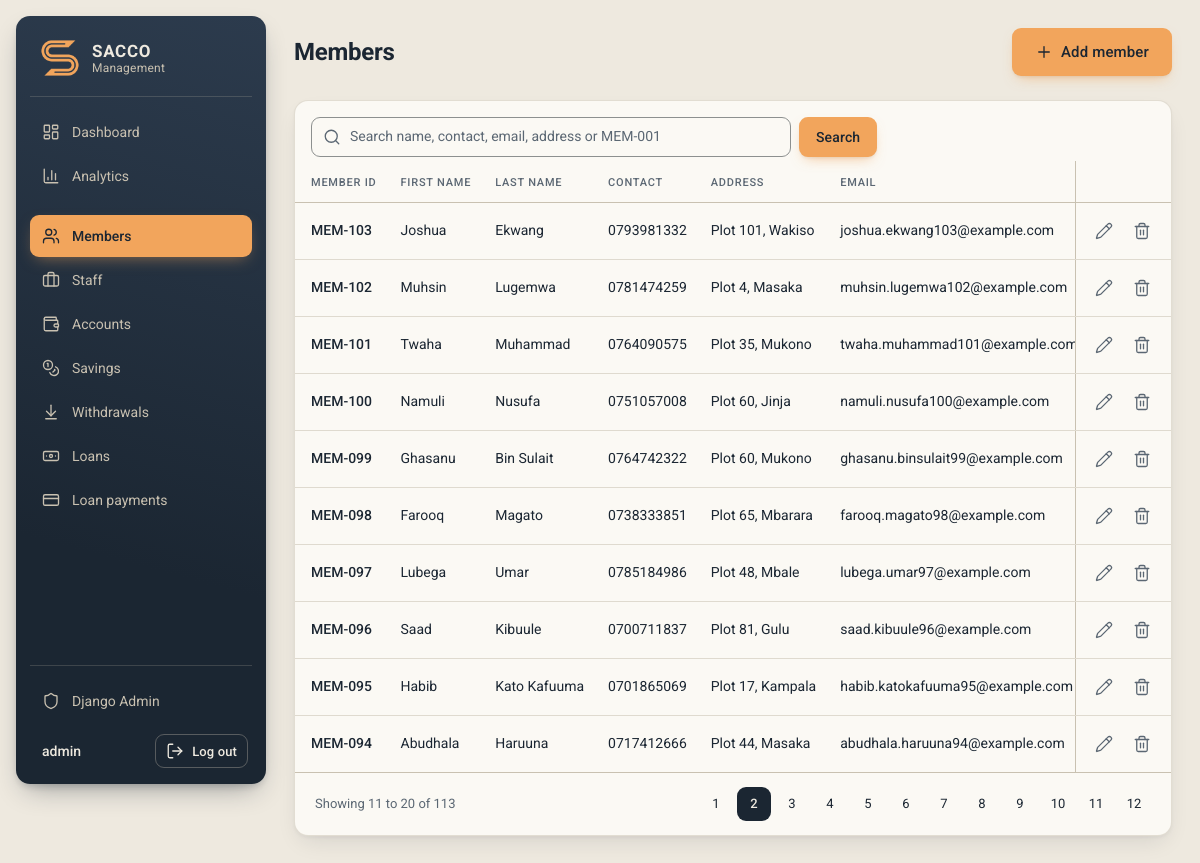
/members/?page=2 (signed in), run on the app's committed database.
### members/models.py (models this page shows, shortened)
class Member(CodedModel):
    code_prefix = "MEM"
    GENDER_CHOICES = [("M", "Male"), ("F", "Female")]
    first_name = models.CharField(max_length=100)
    last_name = models.CharField(max_length=100)
    contact = models.CharField(max_length=20)
    address = models.CharField(max_length=255)
    email = models.EmailField()
    gender = models.CharField(max_length=1, choices=GENDER_CHOICES)

### members/views.py (the view, shortened to what this page needs)
# urls.py: path("members/", views.member_list, name="member_list"),
@login_required
def member_list(request):
    members = Member.objects.order_by("-id")
    q = request.GET.get("q", "").strip()
    page_obj = Paginator(members, 10).get_page(request.GET.get("page"))
    context = {
        "object_list": page_obj.object_list,
        "page_obj": page_obj,
        "q": q,
        "search_hint": "Search name, contact, email, address or MEM-001",
        "page_title": "Members",
        "add_label": "Add member",
        "add_url": reverse("member_add"),
    }
    return render(request, "members/member_list.html", context)

### core/models.py (called while the page is built)
    @property
    def code(self):
        return f"{self.code_prefix}-{self.pk:03d}"

### templates/members/member_list.html (shortened to what this page needs)
{% extends "base.html" %}
{% block page_title %}{{ page_title }}{% endblock %}
{% block actions %}
  <button type="button" class="btn btn-primary btn-lg" data-modal-url="{{ add_url }}"><i data-lucide="plus" aria-hidden="true"></i>{{ add_label }}</button>
{% endblock %}
{% block content %}
  <section class="card">
    {% include "partials/_search.html" %}
    <div class="table-wrap">
      <table class="table">
        <thead>
          <tr>
            <th scope="col">Member ID</th>
            <th scope="col">First name</th>
            <th scope="col">Last name</th>
            <th scope="col">Contact</th>
            <th scope="col">Address</th>
            <th scope="col">Email</th>
            <th scope="col">Gender</th>
            <th scope="col" class="col-actions" aria-label="Actions"></th>
          </tr>
        </thead>
        <tbody>
          {% for member in object_list %}
            <tr>
              <td class="code">{{ member.code }}</td>
              <td>{{ member.first_name }}</td>
              <td>{{ member.last_name }}</td>
              <td>{{ member.contact }}</td>
              <td>{{ member.address }}</td>
              <td>{{ member.email }}</td>
              <td>{{ member.get_gender_display }}</td>
              <td class="col-actions">{% url 'member_edit' member.pk as edit_url %}{% url 'member_delete' member.pk as delete_url %}{% include "partials/_row_actions.html" %}</td>
            </tr>
          {% empty %}
            <tr><td class="table-empty" colspan="8">{% if q %}No members match "{{ q }}".{% else %}No members yet.{% endif %}</td></tr>
          {% endfor %}
        </tbody>
      </table>
    </div>
    {% include "partials/_pagination.html" with page_obj=page_obj %}
  </section>
{% endblock %}

### templates/partials/_sidebar.html (shortened to what this page needs)
{% load static %}<aside class="sidebar">
  <a class="brand" href="/">
    <img class="brand-logo" src="{% static 'img/logo.png' %}" alt="" width="40" height="40">
    <span class="brand-text">SACCO<small>Management</small></span>
  </a>
  <nav class="nav" aria-label="Main">
    <a class="nav-link" href="/"{% if request.path == "/" %} aria-current="page"{% endif %}>
      <i data-lucide="layout-dashboard" aria-hidden="true"></i>Dashboard
    </a>
    <a class="nav-link" href="/analytics/"{% if request.path == "/analytics/" %} aria-current="page"{% endif %}>
      <i data-lucide="chart-column" aria-hidden="true"></i>Analytics
    </a>
    <ul class="nav-list">
      <li><a class="nav-link" href="/members/"{% if "/members/" in request.path %} aria-current="page"{% endif %}><i data-lucide="users" aria-hidden="true"></i>Members</a></li>
      <li><a class="nav-link" href="/staff/"{% if "/staff/" in request.path %} aria-current="page"{% endif %}><i data-lucide="briefcase" aria-hidden="true"></i>Staff</a></li>
      <li><a class="nav-link" href="/accounts/"{% if "/accounts/" in request.path %} aria-current="page"{% endif %}><i data-lucide="wallet" aria-hidden="true"></i>Accounts</a></li>
      <li><a class="nav-link" href="/savings/"{% if "/savings/" in request.path %} aria-current="page"{% endif %}><i data-lucide="coins" aria-hidden="true"></i>Savings</a></li>
      <li><a class="nav-link" href="/withdrawals/"{% if "/withdrawals/" in request.path %} aria-current="page"{% endif %}><i data-lucide="arrow-down-to-line" aria-hidden="true"></i>Withdrawals</a></li>
      <li><a class="nav-link" href="/loans/"{% if "/loans/" in request.path %} aria-current="page"{% endif %}><i data-lucide="banknote" aria-hidden="true"></i>Loans</a></li>
      <li><a class="nav-link" href="/loan-payments/"{% if "/loan-payments/" in request.path %} aria-current="page"{% endif %}><i data-lucide="credit-card" aria-hidden="true"></i>Loan payments</a></li>
    </ul>
    {% if user.is_staff %}
    <div class="nav-bottom">
      <a class="nav-link" href="/admin/"><i data-lucide="shield" aria-hidden="true"></i>Django Admin</a>
    </div>
    {% endif %}
  </nav>
  <div class="user">
    <span class="user-name" title="{{ user.get_username }}">{{ user.get_username }}</span>
    <form method="post" action="/logout/">
      <button type="submit" class="btn btn-sidebar"><i data-lucide="log-out" aria-hidden="true"></i>Log out</button>
    </form>
  </div>
</aside>

### templates/partials/_row_actions.html
<div class="row-actions">
  <button type="button" class="icon-btn" data-modal-url="{{ edit_url }}" aria-label="Edit"><i data-lucide="pencil" aria-hidden="true"></i></button>
  <button type="button" class="icon-btn icon-btn-danger" data-modal-url="{{ delete_url }}" aria-label="Delete"><i data-lucide="trash-2" aria-hidden="true"></i></button>
</div>

### data on the page
Member: code "MEM-103", first_name "Joshua", last_name "Ekwang", contact "0793981332", address "Plot 101, Wakiso", email "joshua.ekwang103@example.com"
Member: code "MEM-102", first_name "Muhsin", last_name "Lugemwa", contact "0781474259", address "Plot 4, Masaka", email "muhsin.lugemwa102@example.com"
Member: code "MEM-101", first_name "Twaha", last_name "Muhammad", contact "0764090575", address "Plot 35, Mukono", email "twaha.muhammad101@example.com"
Member: code "MEM-100", first_name "Namuli", last_name "Nusufa", contact "0751057008", address "Plot 60, Jinja", email "namuli.nusufa100@example.com"
Member: code "MEM-099", first_name "Ghasanu", last_name "Bin Sulait", contact "0764742322", address "Plot 60, Mukono", email "ghasanu.binsulait99@example.com"
Member: code "MEM-098", first_name "Farooq", last_name "Magato", contact "0738333851", address "Plot 65, Mbarara", email "farooq.magato98@example.com"
Member: code "MEM-097", first_name "Lubega", last_name "Umar", contact "0785184986", address "Plot 48, Mbale", email "lubega.umar97@example.com"
Member: code "MEM-096", first_name "Saad", last_name "Kibuule", contact "0700711837", address "Plot 81, Gulu", email "saad.kibuule96@example.com"
Member: code "MEM-095", first_name "Habib", last_name "Kato Kafuuma", contact "0701865069", address "Plot 17, Kampala", email "habib.katokafuuma95@example.com"
Member: code "MEM-094", first_name "Abudhala", last_name "Haruuna", contact "0717412666", address "Plot 44, Masaka", email "abudhala.haruuna94@example.com"

### other printed values
{{ user.get_username }} "admin"
{{ page_title }} "Members"
{{ add_label }} "Add member"
{{ page_obj.start_index }} "11"
{{ page_obj.end_index }} "20"
{{ page_obj.paginator.count }} "113"
{{ number }} "1" "2" "3" "4" "5" "6" "7" "8" "9" "10" "11" "12"
